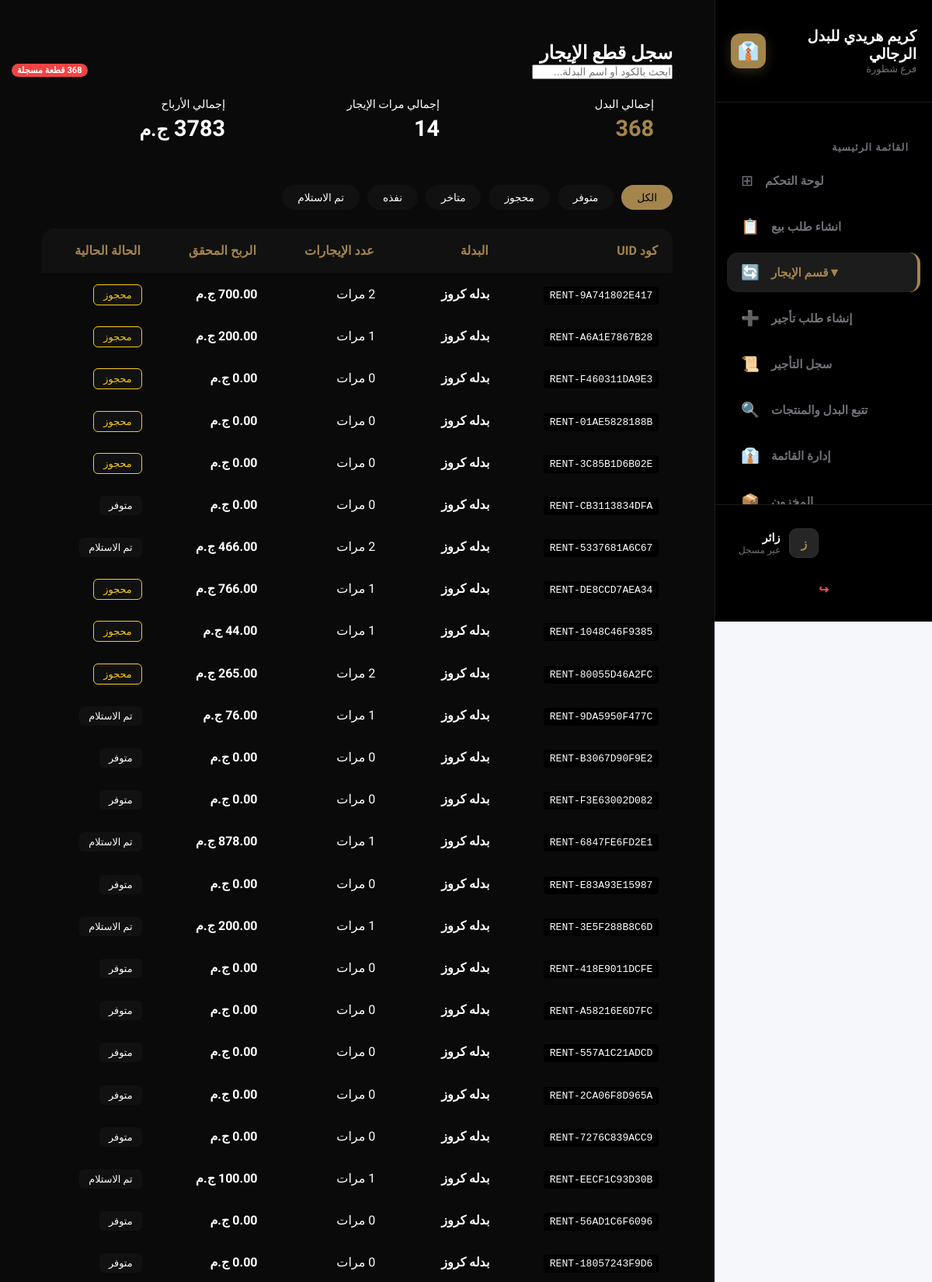
Page /pos/rental-items-log/ (upper part) on the committed database.
### categories/models.py (models this page shows, shortened)
class Rental_status_choices(models.Model):
    status = models.CharField (max_length=100, verbose_name="حالة ايجار المنتج")

### pos/models.py (models this page shows, shortened)
class RentalItem(models.Model):
    UID = models.CharField(max_length=50, unique=True, verbose_name="كود البدلة", editable=False)
    item = models.ForeignKey(InventoryItem, on_delete=models.CASCADE, verbose_name="البدلة", limit_choices_to={'is_rental': True})
    rental_count = models.PositiveIntegerField(default=0, verbose_name="عدد مرات الإيجار")
    profit = models.DecimalField(max_digits=10, decimal_places=2, default=0, verbose_name="الربح من الإيجار")
    status = models.ForeignKey(Rental_status_choices, on_delete=models.CASCADE, verbose_name="حالة البدلة", null=True, blank=True, default=1)

class InventoryItem(models.Model):
    name = models.CharField(max_length=200, verbose_name="اسم الصنف")
    category = models.ForeignKey(IngredientCategory, on_delete=models.CASCADE, related_name='items', verbose_name="الفئة")
    size = models.ForeignKey(Size_choices, on_delete=models.CASCADE, verbose_name="الحجم")
    color = models.ForeignKey(Colors_choices, on_delete=models.CASCADE, verbose_name="اللون")
    quantity = models.PositiveIntegerField(verbose_name="الكمية الحالية")
    min_limit = models.PositiveIntegerField(verbose_name="حد الطلب (الحد الأدنى)")
    unit = models.ForeignKey(Unit_choices, on_delete=models.CASCADE, verbose_name="الوحدة")
    unit_cost = models.DecimalField(max_digits=10, decimal_places=2, verbose_name="سعر الوحدة")
    supply_cost = models.DecimalField(max_digits=10, decimal_places=2, verbose_name="تكلفة التوريد")
    profit = models.DecimalField(max_digits=10, decimal_places=2, verbose_name="الربح المتوقع")
    updated_at = models.DateTimeField(auto_now=True, verbose_name="آخر تحديث")
    Supplier = models.ForeignKey(Supplier, on_delete=models.CASCADE, verbose_name="المورد")
    is_rental = models.BooleanField(default=False, verbose_name="هل الصنف للإيجار؟")
    rental_code = models.CharField(max_length=20, unique=True, null=True, blank=True, editable=False, verbose_name="كود الصنف")

### pos/views.py (the view)
# urls.py: path('rental-items-log/', views.rental_items_list, name='rental_items_list'),
def rental_items_list(request):
    items = RentalItem.objects.all().select_related('item', 'status')
    search_query = request.GET.get('search')
    if search_query:
        items = items.filter(
            Q(item__name__icontains=search_query) |
            Q(UID__icontains=search_query)
        )
    status_filter = request.GET.get('status')
    if status_filter and status_filter.isdigit():
        items = items.filter(status_id=status_filter)
    stats = {
        'total_items': items.count(),
        'total_rentals': items.aggregate(Sum('rental_count'))['rental_count__sum'] or 0,
        'total_profit': items.aggregate(Sum('profit'))['profit__sum'] or 0,
    }
    statuses = Rental_status_choices.objects.all()
    return render(request, 'pos/rental_items.html', {
        'items': items,
        'stats': stats,
        'statuses': statuses,
    })

### accounts/context_processors.py (called while the page is built)
def notifications_processor(request):
    if request.user.is_authenticated:
        notifications = Notification.objects.filter(user=request.user, is_deleted=False).order_by('-created_at')[:10]
    else:
        notifications = []
    return {'notifications': notifications}

### templates/pos/rental_items.html (shortened to what this page needs)
{% extends 'base.html' %}
{% load static %}
{% block extra_css %}
<link rel="stylesheet" href="{% static 'css/rental_item.css' %}">
{% endblock %}
{% block content %}
<div class="pos-wrapper">
    <section class="main-content-section">
        <header class="pos-top-bar">
            <div class="title-area">
                <h2> سجل قطع الإيجار</h2>
                <span class="badge">{{ items|length }} قطعة مسجلة</span>
            </div>
            <form method="GET" class="search-box">
                <input type="text" name="search" placeholder="ابحث بالكود أو اسم البدلة..." value="{{ request.GET.search }}">
            </form>
        </header>
        <div class="stats-container">
            <div class="stat-item">
                <span class="stat-label">إجمالي البدل</span>
                <span class="stat-value">{{ stats.total_items }}</span>
            </div>
            <div class="stat-item highlight-blue">
                <span class="stat-label">إجمالي مرات الإيجار</span>
                <span class="stat-value">{{ stats.total_rentals }}</span>
            </div>
            <div class="stat-item highlight-green">
                <span class="stat-label">إجمالي الأرباح</span>
                <span class="stat-value">{{ stats.total_profit }} <small>ج.م</small></span>
            </div>
        </div>
        <div class="filter-tabs">
            <a href="?status=" class="filter-btn {% if not request.GET.status %}active{% endif %}">الكل</a>
            {% for s in statuses %}
            <a href="?status={{ s.id }}" class="filter-btn {% if request.GET.status == s.id|stringformat:'i' %}active{% endif %}">
                {{ s.status }}
            </a>
            {% endfor %}
        </div>
        <div class="table-card">
            <table class="custom-table">
                <thead>
                    <tr>
                        <th>كود UID</th>
                        <th>البدلة</th>
                        <th>عدد الإيجارات</th>
                        <th>الربح المحقق</th>
                        <th>الحالة الحالية</th>
                    </tr>
                </thead>
                <tbody>
                    {% for item in items %}
                    <tr>
                        <td><span class="uid-tag">{{ item.UID }}</span></td>
                        <td><strong>{{ item.item.name }}</strong></td>
                        <td>{{ item.rental_count }} مرات</td>
                        <td class="profit-text">{{ item.profit }} ج.م</td>
                        <td>
                            <span class="status-badge status-{{ item.status.id }}">
                                {{ item.status.status }}
                            </span>
                        </td>
                    </tr>
                    {% empty %}
                    <tr>
                        <td colspan="5" class="empty-msg">لا توجد بيانات متاحة حالياً</td>
                    </tr>
                    {% endfor %}
                </tbody>
            </table>
        </div>
    </section>
</div>
{% endblock %}

### static/css/sidebar.css (style rules this page uses)
:root { --accent-gold: #a4854c; --surface-dark: #111111; --bg-active: #1c1c1c; --text-gold: #bc9c65; --text-white: #ffffff; --text-dim: #71717a; --sidebar-width: 280px; }
.badge { position: absolute; left: 15px; background: #ef4444; color: white; font-size: 0.7rem; padding: 2px 7px; border-radius: 20px; font-weight: bold; }

### static/css/rental_item.css (style rules this page uses)
.main-content-section { padding: 1.5rem; width: 100%; overflow-y: auto; background: var(--bg-dark); }
.stats-container { display: grid; grid-template-columns: repeat(auto-fit, minmax(200px, 1fr)); gap: 1rem; margin-bottom: 2rem; }
.stat-item { background: var(--card-dark); padding: 1.5rem; border-radius: 12px; border: 1px solid var(--border-color); display: flex; flex-direction: column; gap: 5px; }
.stat-label { color: var(--text-muted); font-size: 0.9rem; }
.stat-value { font-size: 1.8rem; font-weight: 800; color: var(--accent-gold); }
.highlight-blue .stat-value { color: var(--accent-blue); }
.highlight-green .stat-value { color: var(--accent-green); }
.filter-tabs { display: flex; gap: 10px; margin-bottom: 1.5rem; flex-wrap: wrap; }
.filter-btn { padding: 8px 20px; background: var(--surface-dark); border: 1px solid var(--border-color); color: var(--text-muted); border-radius: 20px; text-decoration: none; transition: 0.3s; font-size: 0.85rem; }
.filter-btn.active, .filter-btn:hover { background: var(--accent-gold); color: #000; border-color: var(--accent-gold); }
.table-card { background: var(--card-dark); border-radius: 16px; border: 1px solid var(--border-color); overflow: hidden; }
.custom-table { width: 100%; border-collapse: collapse; text-align: right; }
.custom-table th { background: var(--surface-dark); padding: 1.2rem; color: var(--accent-gold); font-weight: 600; border-bottom: 2px solid var(--border-color); }
.custom-table td { padding: 1.1rem; border-bottom: 1px solid var(--border-color); color: var(--text-main); }
.uid-tag { font-family: monospace; background: #000; padding: 4px 8px; border-radius: 4px; color: var(--accent-blue); }
.profit-text { color: var(--accent-green); font-weight: bold; }
.status-badge { padding: 5px 12px; border-radius: 6px; font-size: 0.8rem; background: var(--surface-dark); }
.status-1 { color: var(--accent-green); border: 1px solid var(--accent-green); }
.status-2 { color: #facc15; border: 1px solid #facc15; }

### templates/base.html (style rules this page uses)
* { margin: 0; padding: 0; box-sizing: border-box; }
body { font-family: 'Cairo', sans-serif; background-color: #f5f7fa; margin: 0; padding-right: 280px; min-height: 100vh; }

### rows in the picture
Rental_status_choices: status "متوفر"
Rental_status_choices: status "محجوز"
Rental_status_choices: status "متاخر"
Rental_status_choices: status "نفذه"
Rental_status_choices: status "تم الاستلام"
RentalItem: UID "RENT-9A741802E417", item.name "بدله كروز", profit "700.00", status.status "محجوز"
RentalItem: UID "RENT-A6A1E7867B28", item.name "بدله كروز", profit "200.00", status.status "محجوز"
RentalItem: UID "RENT-F460311DA9E3", item.name "بدله كروز", profit "0.00", status.status "محجوز"
RentalItem: UID "RENT-01AE5828188B", item.name "بدله كروز", profit "0.00", status.status "محجوز"
RentalItem: UID "RENT-3C85B1D6B02E", item.name "بدله كروز", profit "0.00", status.status "محجوز"
RentalItem: UID "RENT-CB3113834DFA", item.name "بدله كروز", profit "0.00", status.status "متوفر"
RentalItem: UID "RENT-5337681A6C67", item.name "بدله كروز", profit "466.00", status.status "تم الاستلام"
RentalItem: UID "RENT-DE8CCD7AEA34", item.name "بدله كروز", profit "766.00", status.status "محجوز"
RentalItem: UID "RENT-1048C46F9385", item.name "بدله كروز", profit "44.00", status.status "محجوز"
RentalItem: UID "RENT-80055D46A2FC", item.name "بدله كروز", profit "265.00", status.status "محجوز"
RentalItem: UID "RENT-9DA5950F477C", item.name "بدله كروز", profit "76.00", status.status "تم الاستلام"
RentalItem: UID "RENT-B3067D90F9E2", item.name "بدله كروز", profit "0.00", status.status "متوفر"
RentalItem: UID "RENT-F3E63002D082", item.name "بدله كروز", profit "0.00", status.status "متوفر"
RentalItem: UID "RENT-6847FE6FD2E1", item.name "بدله كروز", profit "878.00", status.status "تم الاستلام"
RentalItem: UID "RENT-E83A93E15987", item.name "بدله كروز", profit "0.00", status.status "متوفر"
RentalItem: UID "RENT-3E5F288B8C6D", item.name "بدله كروز", profit "200.00", status.status "تم الاستلام"
RentalItem: UID "RENT-418E9011DCFE", item.name "بدله كروز", profit "0.00", status.status "متوفر"
RentalItem: UID "RENT-A58216E6D7FC", item.name "بدله كروز", profit "0.00", status.status "متوفر"
RentalItem: UID "RENT-557A1C21ADCD", item.name "بدله كروز", profit "0.00", status.status "متوفر"
RentalItem: UID "RENT-2CA06F8D965A", item.name "بدله كروز", profit "0.00", status.status "متوفر"
RentalItem: UID "RENT-7276C839ACC9", item.name "بدله كروز", profit "0.00", status.status "متوفر"
RentalItem: UID "RENT-EECF1C93D30B", item.name "بدله كروز", profit "100.00", status.status "تم الاستلام"
RentalItem: UID "RENT-56AD1C6F6096", item.name "بدله كروز", profit "0.00", status.status "متوفر"
RentalItem: UID "RENT-18057243F9D6", item.name "بدله كروز", profit "0.00", status.status "متوفر"

### other values in the picture
{{ items|length }} "368"
{{ stats.total_items }} "368"
{{ stats.total_rentals }} "14"
{{ stats.total_profit }} "3783"
